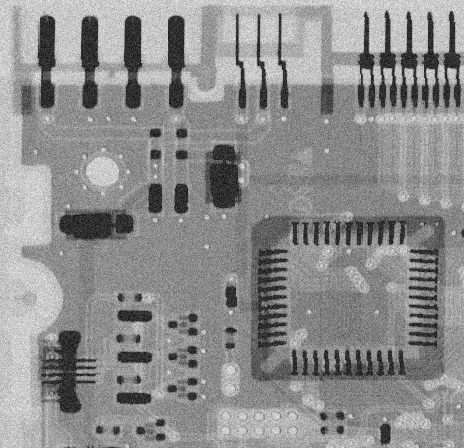
#> input picture Reduce_Noise/Mean.tif, 464 x 448 px
$ python Mean_Geo.py
#> lines starting #> are read from the running program, lines starting #| are printed output that depends on the picture
#> further down, img_noise is the input picture: shape (448, 464); min 0, max 255, mean 141.7
import cv2
import numpy as np
import matplotlib.pyplot as plt

def mean_geo(img, size):
#> called with size = 3
    m, n = img.shape[:2]
#> m = 448; n = 464
    result = np.zeros((m, n))
    h = (size-1)//2
    padded = np.pad(img, (h, h), mode='reflect')
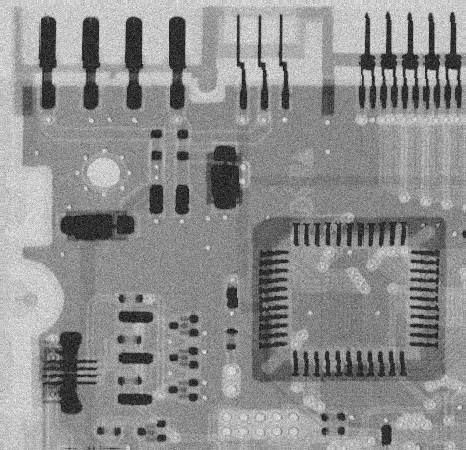
#> padded: shape (450, 466); min 0, max 255, mean 142

    for i in range(m):
        for j in range(n):
            k = padded[i:i+size,j:j+size]
            local_mean = np.mean(k)
            kernel = np.prod(k) ** (1.0 / m * n)
            if kernel > local_mean:
                result[i, j]= int(local_mean)
            else:
                result[i,j] = int(kernel)
    return result

if __name__ == '__main__':
    img_noise = cv2.imread('Mean.tif', 0)
    result = mean_geo(img_noise, size=3)
    fig = plt.figure(figsize=(16, 9))
    (ax1, ax2) = fig.subplots(1, 2)
    ax1.imshow(img_noise, cmap='gray')
    ax1.set_title("Image with noise")
    ax1.axis("off")

    ax2.imshow(result, cmap='gray')
    ax2.set_title("After reduce noise")
    ax2.axis("off")

    plt.show()
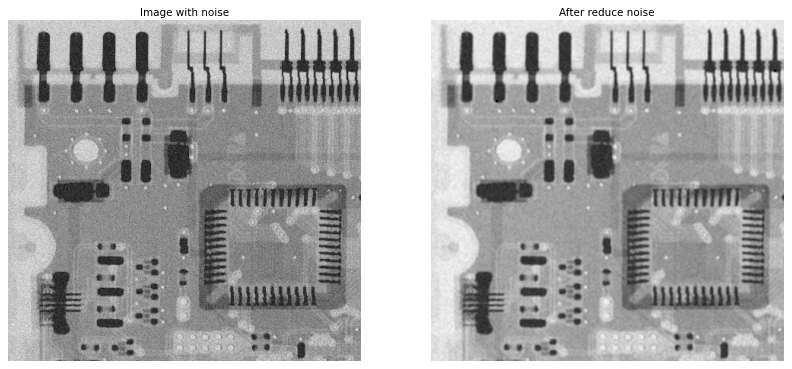
#> figure drawn by matplotlib, 2 panels
